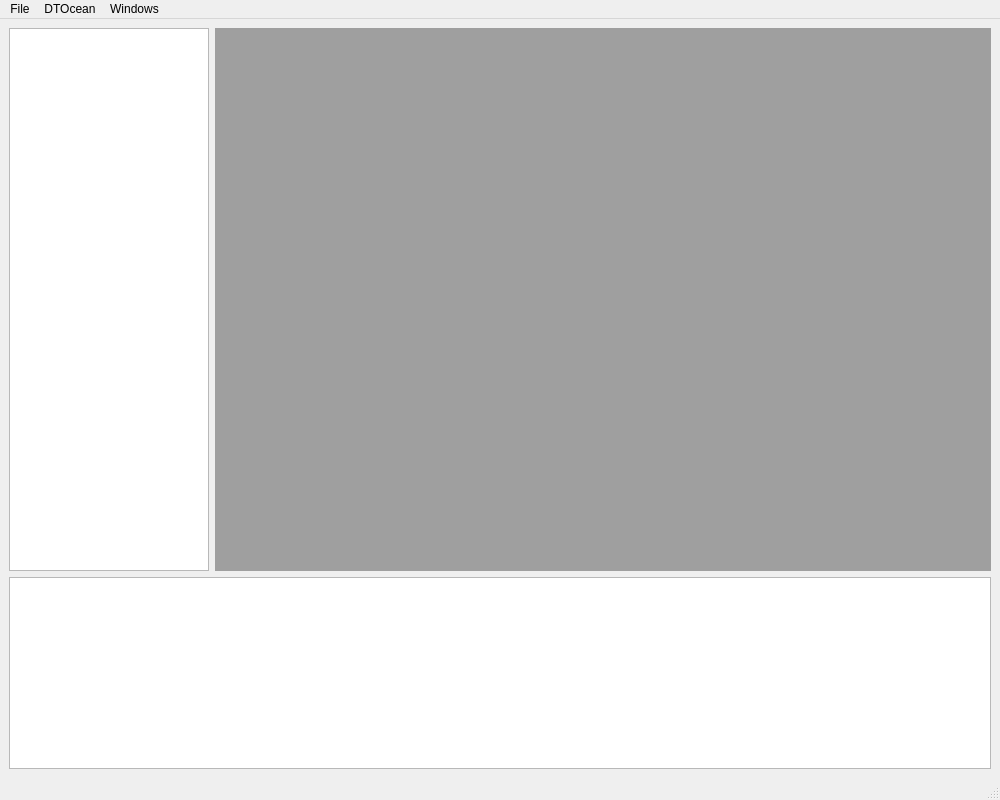
<?xml version="1.0" encoding="UTF-8"?>
<ui version="4.0">
 <class>MainWindow</class>
 <widget class="QMainWindow" name="MainWindow">
  <property name="geometry">
   <rect>
    <x>0</x>
    <y>0</y>
    <width>1000</width>
    <height>800</height>
   </rect>
  </property>
  <property name="windowTitle">
   <string>WEC Analysis</string>
  </property>
  <widget class="QWidget" name="centralwidget">
   <layout class="QGridLayout" name="gridLayout">
    <item row="0" column="1">
     <widget class="QMdiArea" name="mdi_area"/>
    </item>
    <item row="0" column="0">
     <widget class="QListView" name="lw_area">
      <property name="sizePolicy">
       <sizepolicy hsizetype="Fixed" vsizetype="Expanding">
        <horstretch>0</horstretch>
        <verstretch>0</verstretch>
       </sizepolicy>
      </property>
      <property name="minimumSize">
       <size>
        <width>200</width>
        <height>0</height>
       </size>
      </property>
      <property name="maximumSize">
       <size>
        <width>200</width>
        <height>16777215</height>
       </size>
      </property>
     </widget>
    </item>
    <item row="1" column="0" colspan="2">
     <widget class="QTextEdit" name="console">
      <property name="sizePolicy">
       <sizepolicy hsizetype="Expanding" vsizetype="Fixed">
        <horstretch>0</horstretch>
        <verstretch>0</verstretch>
       </sizepolicy>
      </property>
     </widget>
    </item>
   </layout>
  </widget>
  <widget class="QMenuBar" name="menubar">
   <property name="geometry">
    <rect>
     <x>0</x>
     <y>0</y>
     <width>1000</width>
     <height>21</height>
    </rect>
   </property>
   <widget class="QMenu" name="menuFile">
    <property name="title">
     <string>File</string>
    </property>
    <addaction name="actionNew_Project"/>
    <addaction name="actionLoad_Project"/>
    <addaction name="actionSave_Project"/>
    <addaction name="separator"/>
    <addaction name="actionAbout_2"/>
    <addaction name="actionQuit_2"/>
   </widget>
   <widget class="QMenu" name="menuDTOcean">
    <property name="title">
     <string>DTOcean</string>
    </property>
    <addaction name="actionGenerate_array_hydrodynamic"/>
   </widget>
   <widget class="QMenu" name="menuWindows">
    <property name="title">
     <string>Windows</string>
    </property>
    <widget class="QMenu" name="menuOpen_Window">
     <property name="title">
      <string>Open Window</string>
     </property>
     <addaction name="actionHydrodynamic"/>
     <addaction name="actionPerformance_Fit"/>
     <addaction name="actionData_Visualisation"/>
    </widget>
    <addaction name="actionCascade"/>
    <addaction name="actionTiled"/>
    <addaction name="separator"/>
    <addaction name="menuOpen_Window"/>
   </widget>
   <addaction name="menuFile"/>
   <addaction name="menuDTOcean"/>
   <addaction name="menuWindows"/>
  </widget>
  <widget class="QStatusBar" name="statusbar"/>
  <action name="actionNew_Project">
   <property name="text">
    <string>New Project</string>
   </property>
  </action>
  <action name="actionLoad_Project">
   <property name="text">
    <string>Load Project</string>
   </property>
  </action>
  <action name="actionAbout">
   <property name="text">
    <string>About</string>
   </property>
  </action>
  <action name="actionQuit">
   <property name="text">
    <string>Quit</string>
   </property>
  </action>
  <action name="actionAbout_2">
   <property name="text">
    <string>About</string>
   </property>
  </action>
  <action name="actionQuit_2">
   <property name="text">
    <string>Quit</string>
   </property>
  </action>
  <action name="actionGenerate_array_hydrodynamic">
   <property name="enabled">
    <bool>false</bool>
   </property>
   <property name="text">
    <string>Generate array hydrodynamic</string>
   </property>
  </action>
  <action name="actionCascade">
   <property name="text">
    <string>Cascade</string>
   </property>
  </action>
  <action name="actionTiled">
   <property name="text">
    <string>Tiled</string>
   </property>
  </action>
  <action name="actionMinimise_All">
   <property name="text">
    <string>Minimise All</string>
   </property>
  </action>
  <action name="actionSave_Project">
   <property name="enabled">
    <bool>false</bool>
   </property>
   <property name="text">
    <string>Save Project</string>
   </property>
  </action>
  <action name="actionHydrodynamic">
   <property name="text">
    <string>Hydrodynamic</string>
   </property>
  </action>
  <action name="actionPerformance_Fit">
   <property name="text">
    <string>Performance Fit</string>
   </property>
  </action>
  <action name="actionData_Visualisation">
   <property name="text">
    <string>Data Visualisation</string>
   </property>
  </action>
 </widget>
 <resources/>
 <connections>
  <connection>
   <sender>actionQuit_2</sender>
   <signal>triggered()</signal>
   <receiver>MainWindow</receiver>
   <slot>close()</slot>
   <hints>
    <hint type="sourcelabel">
     <x>-1</x>
     <y>-1</y>
    </hint>
    <hint type="destinationlabel">
     <x>543</x>
     <y>385</y>
    </hint>
   </hints>
  </connection>
 </connections>
 <slots>
  <slot>displayAbout()</slot>
 </slots>
</ui>
